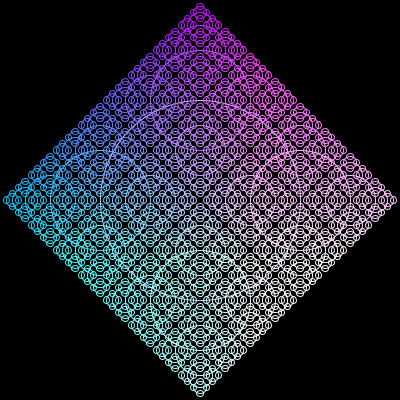
Frame 1 (no input)
Frame 60 (the mouse pressed at the canvas centre just before this capture): identical to frame 1, image omitted
Frame 120 (the mouse held since frame 60 and released just before this capture): identical to frame 1, image omitted

The Processing sketch that drew this single still picture (run headless with seeded random() and noise(); from frame 60 on, the mouse is pressed at the canvas centre):

// Processing sketch: Class4_5
// ── Class4_5.pde
void setup() {
  size(400, 400);
  background(0);
  noFill();
  stroke(255);
}

void draw() { 
  background(0);
  drawCircle(width/2, height/2, width/2);
}

void mousePressed() {
}

void drawCircle(float x, float y, float r) {
  stroke(x,y,255);
  ellipse(x, y, r, r);
  if (r>7) {
    drawCircle(x-r/2, y, r/2);
    drawCircle(x+r/2, y, r/2);
    drawCircle(x, y-r/2, r/2);
    drawCircle(x, y+r/2, r/2);
  }
}
